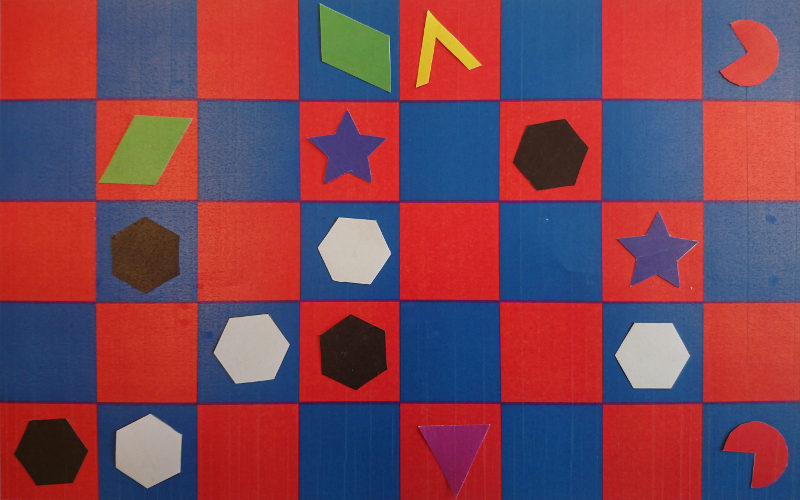
#> input picture images/easy01.png, 800 x 500 px
$ python image_templating.py
#> lines starting #> are read from the running program, lines starting #| are printed output that depends on the picture; after the words box and inside, x2 and y2 are one past the last pixel; in counts of white or black regions, pixels touching at a corner belong together
import cv2
import numpy as np
from matplotlib import pyplot as plt
from thresh import blur_threshold_close
from queue import Queue as Q
import cv2
import numpy as np
from matplotlib import pyplot as plt


def plot_image(image, cmap=plt.cm.gray):
    plt.figure()
    plt.imshow(image, cmap=cmap)
    plt.show()

def region_grow(img, seeds, thresh):

    new_img = np.zeros_like(img)
    new_img = new_img[..., 0]
    visited = set()
    for seed in seeds:
        queue = Q()
        queue.put(seed)
        x0, y0 = seed
        # RGB channel of original img
        img_seed_val = img[y0, x0]
        new_img[y0][x0] = 1
        # Visit each neighbour of seed
        while not queue.empty():
            curr_pixel = queue.get()
            # Visit each pixel of neighbour
            for neighbour in get_neighbours(curr_pixel, img):
                i, j = neighbour
                # If we haven't checked this neighbour before
                if neighbour not in visited:
                    visited.add(neighbour)

                    # Check each color channel
                    is_in_thresh = True
                    for c in range(3):
                        seed_val = img_seed_val[c]

                        neighbour_val = img[j][i][c]
                        if seed_val >= neighbour_val:
                            diff = seed_val - neighbour_val
                        else:
                            diff = neighbour_val - seed_val
                        if diff > thresh:
                           is_in_thresh = False
                    if is_in_thresh:
                        # Visit this neighbour later
                        queue.put(neighbour)
                        new_img[j][i] = 1

    return new_img

def get_neighbours(pixel, img):
    neighbours = set()
    x,y = pixel

    for i in range(x-1, x+2):
        for j in range(y-1, y+2):
            if (i == x and j == y) or i not in range(img.shape[1]) or j not in range(img.shape[0]):
                continue
            else:
                neighbours.add((i, j))
    return neighbours

seeds = [(355,150), (355, 254), (355, 43), (434, 22), (760, 39), (746, 70), (742, 26), (759, 438), (145, 148), (549, 153), (660, 252), (251, 346), (357, 349), (652, 355), (52, 451), (455, 447)]
img = cv2.imread('images/easy01.png')
#> img is the input picture: shape (500, 800, 3); mean B, G, R 83.9, 67.9, 124.5
img = cv2.fastNlMeansDenoisingColored(img, None, 10, 10, 7, 21)
new_img = region_grow(img, seeds, 40)
#> the loop in region_grow, `for seed in seeds:` made 16 passes
#> img_seed_val on passes 1 to 12: [120, 59, 70], [184, 195, 200], [67, 146, 99], [51, 194, 219], [69, 79, 215], [69, 78, 218], [66, 73, 214], [46, 41, 186], [65, 150, 128], [31, 39, 57], [125, 74, 87], [171, 177, 185]
#> after the loop in region_grow, `for seed in seeds:`:
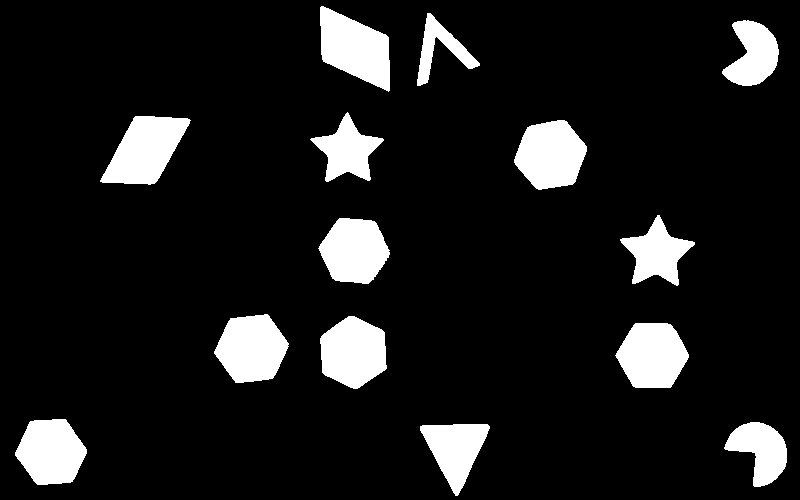
#> new_img: shape (500, 800); values 0 (black) and 1 (white), 10.9% white; 14 white regions, largest, box (x1, y1, x2, y2) and area: (100, 116, 191, 185) 3869, (320, 6, 390, 92) 3819, (214, 314, 289, 383) 3739
#> after the loop in region_grow, `for seed in seeds:`: visited = 47582 items
print(new_img.shape)
#| (500, 800)
#print(new_img)
plt.figure()

plt.imshow(new_img, cmap=plt.cm.gray)
plt.show()

$ run again, with images/easy02.png copied over images/easy01.png
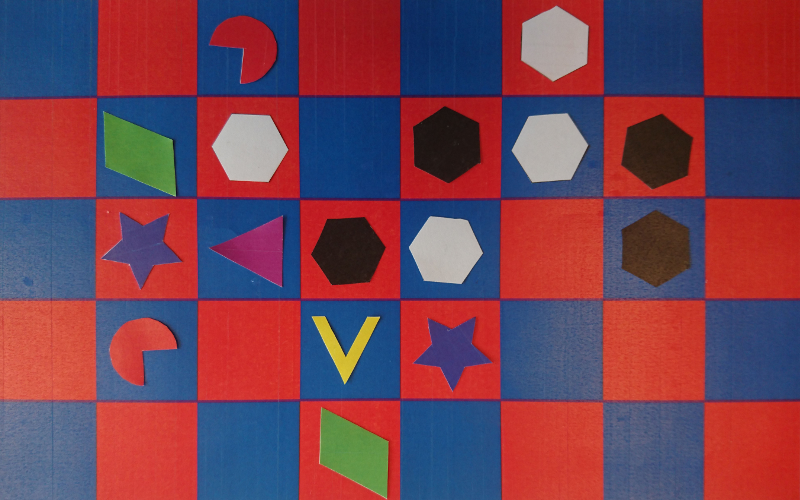
#> input picture images/easy02.png, 800 x 500 px
#> img is the input picture: shape (500, 800, 3); mean B, G, R 83.5, 65.5, 117.4
#> the loop in region_grow, `for seed in seeds:` made 16 passes
#> img_seed_val on passes 1 to 8: [118, 58, 11], [22, 26, 38], [26, 20, 155], [97, 44, 12], [20, 24, 165], [22, 26, 172], [20, 25, 168], [36, 48, 200]
#> after the loop in region_grow, `for seed in seeds:`:
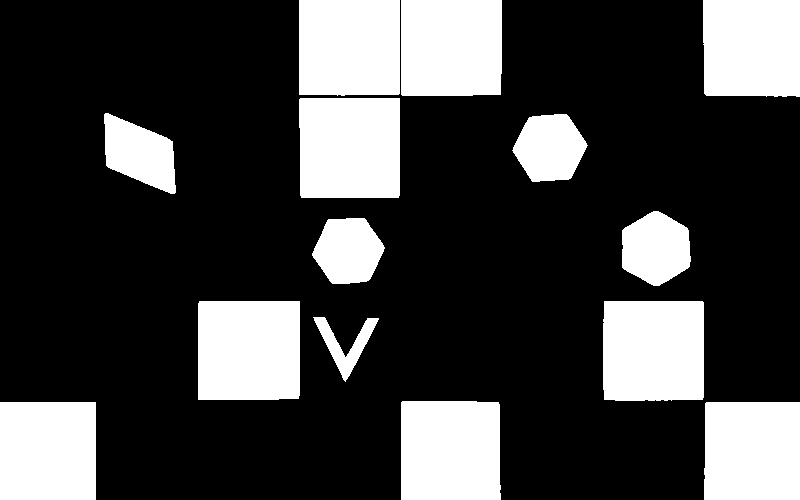
#> new_img: shape (500, 800); values 0 (black) and 1 (white), 25.9% white; 14 white regions, largest, box (x1, y1, x2, y2) and area: (198, 301, 300, 400) 10072, (299, 98, 400, 198) 10025, (603, 301, 704, 401) 10014
#> after the loop in region_grow, `for seed in seeds:`: visited = 107739 items
#| (500, 800)

$ run again, with images/difficult01.png copied over images/easy01.png
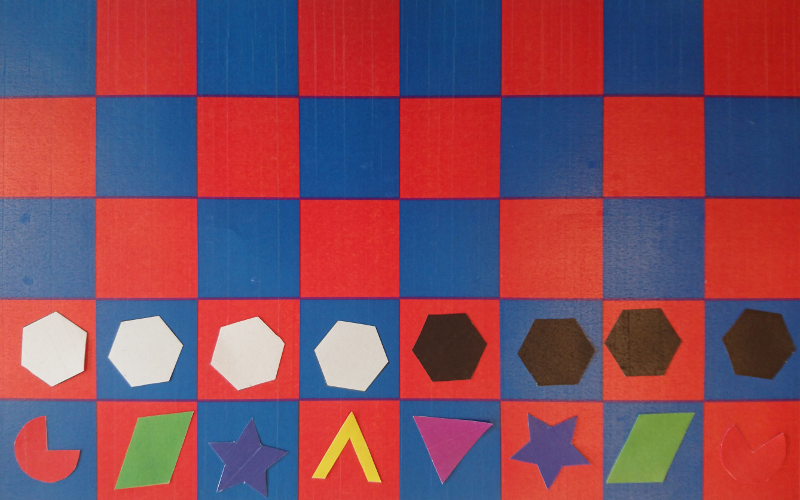
#> input picture images/difficult01.png, 800 x 500 px
#> img is the input picture: shape (500, 800, 3); mean B, G, R 93.6, 75.6, 130.5
#> the loop in region_grow, `for seed in seeds:` made 16 passes
#> img_seed_val on passes 1 to 8: [137, 74, 20], [46, 45, 221], [33, 30, 186], [117, 63, 21], [21, 28, 175], [23, 29, 181], [22, 28, 179], [40, 53, 210]
#> after the loop in region_grow, `for seed in seeds:`:
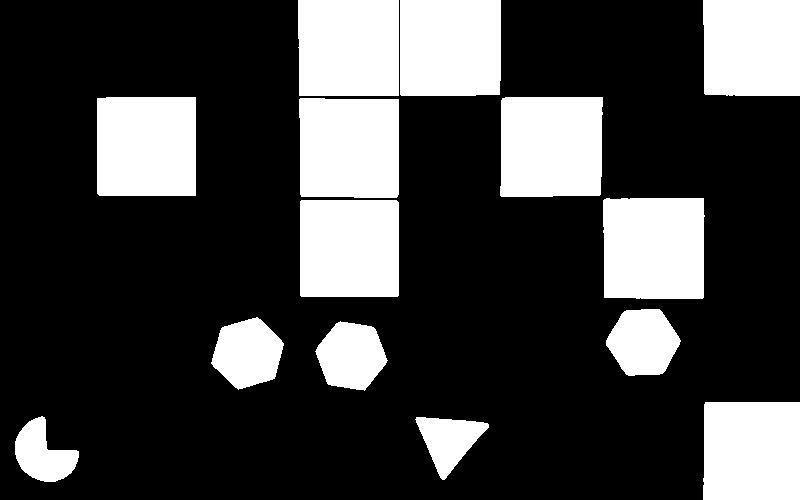
#> new_img: shape (500, 800); values 0 (black) and 1 (white), 25.8% white; 14 white regions, largest, box (x1, y1, x2, y2) and area: (603, 198, 705, 299) 10083, (500, 97, 603, 197) 10048, (97, 97, 196, 196) 9789
#> after the loop in region_grow, `for seed in seeds:`: visited = 107505 items
#| (500, 800)

$ run again, with images/difficult02.png copied over images/easy01.png
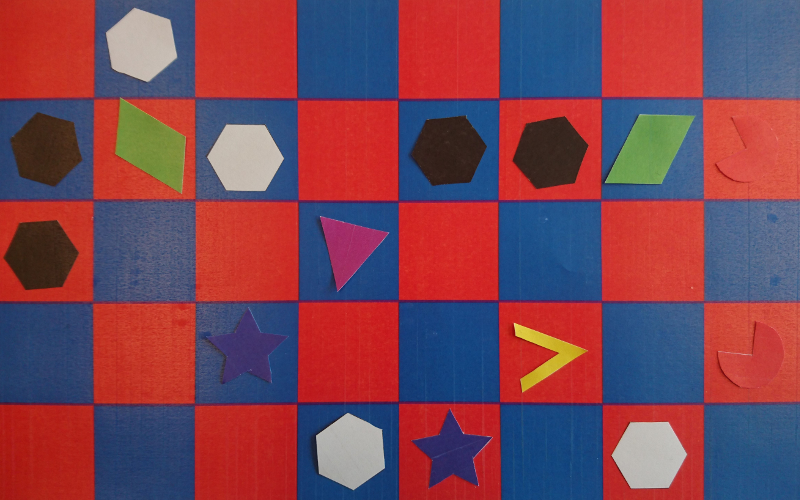
#> input picture images/difficult02.png, 800 x 500 px
#> img is the input picture: shape (500, 800, 3); mean B, G, R 84.1, 68, 124.2
#> the loop in region_grow, `for seed in seeds:` made 16 passes
#> img_seed_val on passes 1 to 8: [38, 42, 208], [98, 44, 163], [130, 77, 31], [42, 42, 206], [142, 104, 73], [144, 105, 74], [143, 103, 70], [129, 87, 46]
#> after the loop in region_grow, `for seed in seeds:`:
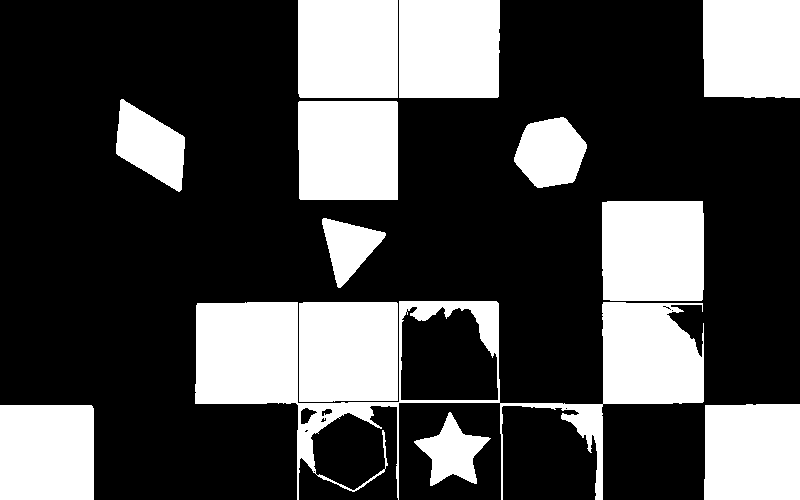
#> new_img: shape (500, 800); values 0 (black) and 1 (white), 29.1% white; 13 white regions, largest, box (x1, y1, x2, y2) and area: (195, 301, 704, 500) 26887, (602, 201, 704, 301) 10137, (298, 101, 398, 200) 9847
#> after the loop in region_grow, `for seed in seeds:`: visited = 123243 items
#| (500, 800)
